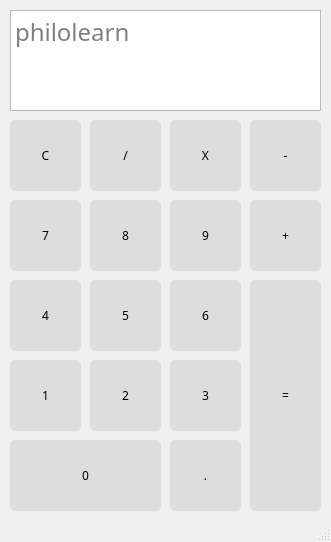
<?xml version="1.0" encoding="UTF-8"?>
<ui version="4.0">
 <class>calculator</class>
 <widget class="QMainWindow" name="calculator">
  <property name="geometry">
   <rect>
    <x>0</x>
    <y>0</y>
    <width>331</width>
    <height>542</height>
   </rect>
  </property>
  <property name="minimumSize">
   <size>
    <width>331</width>
    <height>542</height>
   </size>
  </property>
  <property name="maximumSize">
   <size>
    <width>331</width>
    <height>542</height>
   </size>
  </property>
  <property name="font">
   <font>
    <family>Century Gothic</family>
   </font>
  </property>
  <property name="windowTitle">
   <string>PhiloLearn Calculator</string>
  </property>
  <property name="styleSheet">
   <string notr="true">* {
font-family:Century Gothic;

}

QPushButton{
background-color:#ddd;
border:#aaa;
border-radius:5px;
}

QPushButton:hover{
background-color:#aaa;
border:#aaa;

}

QTextBrowser{
font-size:24px;
}</string>
  </property>
  <widget class="QWidget" name="centralwidget">
   <widget class="QTextBrowser" name="textBrowser">
    <property name="geometry">
     <rect>
      <x>10</x>
      <y>10</y>
      <width>311</width>
      <height>101</height>
     </rect>
    </property>
    <property name="placeholderText">
     <string>philolearn</string>
    </property>
   </widget>
   <widget class="QPushButton" name="seven">
    <property name="geometry">
     <rect>
      <x>10</x>
      <y>200</y>
      <width>71</width>
      <height>71</height>
     </rect>
    </property>
    <property name="text">
     <string>7</string>
    </property>
   </widget>
   <widget class="QPushButton" name="eight">
    <property name="geometry">
     <rect>
      <x>90</x>
      <y>200</y>
      <width>71</width>
      <height>71</height>
     </rect>
    </property>
    <property name="text">
     <string>8</string>
    </property>
   </widget>
   <widget class="QPushButton" name="pushButton_3">
    <property name="geometry">
     <rect>
      <x>170</x>
      <y>200</y>
      <width>71</width>
      <height>71</height>
     </rect>
    </property>
    <property name="text">
     <string>9</string>
    </property>
   </widget>
   <widget class="QPushButton" name="plus">
    <property name="geometry">
     <rect>
      <x>250</x>
      <y>200</y>
      <width>71</width>
      <height>71</height>
     </rect>
    </property>
    <property name="text">
     <string>+</string>
    </property>
   </widget>
   <widget class="QPushButton" name="one">
    <property name="geometry">
     <rect>
      <x>10</x>
      <y>360</y>
      <width>71</width>
      <height>71</height>
     </rect>
    </property>
    <property name="text">
     <string>1</string>
    </property>
   </widget>
   <widget class="QPushButton" name="three">
    <property name="geometry">
     <rect>
      <x>170</x>
      <y>360</y>
      <width>71</width>
      <height>71</height>
     </rect>
    </property>
    <property name="text">
     <string>3</string>
    </property>
   </widget>
   <widget class="QPushButton" name="two">
    <property name="geometry">
     <rect>
      <x>90</x>
      <y>360</y>
      <width>71</width>
      <height>71</height>
     </rect>
    </property>
    <property name="text">
     <string>2</string>
    </property>
   </widget>
   <widget class="QPushButton" name="five">
    <property name="geometry">
     <rect>
      <x>90</x>
      <y>280</y>
      <width>71</width>
      <height>71</height>
     </rect>
    </property>
    <property name="text">
     <string>5</string>
    </property>
   </widget>
   <widget class="QPushButton" name="equal">
    <property name="geometry">
     <rect>
      <x>250</x>
      <y>280</y>
      <width>71</width>
      <height>231</height>
     </rect>
    </property>
    <property name="text">
     <string>=</string>
    </property>
   </widget>
   <widget class="QPushButton" name="four">
    <property name="geometry">
     <rect>
      <x>10</x>
      <y>280</y>
      <width>71</width>
      <height>71</height>
     </rect>
    </property>
    <property name="text">
     <string>4</string>
    </property>
   </widget>
   <widget class="QPushButton" name="six">
    <property name="geometry">
     <rect>
      <x>170</x>
      <y>280</y>
      <width>71</width>
      <height>71</height>
     </rect>
    </property>
    <property name="text">
     <string>6</string>
    </property>
   </widget>
   <widget class="QPushButton" name="ziro">
    <property name="geometry">
     <rect>
      <x>10</x>
      <y>440</y>
      <width>151</width>
      <height>71</height>
     </rect>
    </property>
    <property name="text">
     <string>0</string>
    </property>
   </widget>
   <widget class="QPushButton" name="Decimal">
    <property name="geometry">
     <rect>
      <x>170</x>
      <y>440</y>
      <width>71</width>
      <height>71</height>
     </rect>
    </property>
    <property name="text">
     <string>.</string>
    </property>
   </widget>
   <widget class="QPushButton" name="multiply">
    <property name="geometry">
     <rect>
      <x>170</x>
      <y>120</y>
      <width>71</width>
      <height>71</height>
     </rect>
    </property>
    <property name="text">
     <string>X</string>
    </property>
   </widget>
   <widget class="QPushButton" name="pushButton">
    <property name="geometry">
     <rect>
      <x>10</x>
      <y>120</y>
      <width>71</width>
      <height>71</height>
     </rect>
    </property>
    <property name="text">
     <string>C</string>
    </property>
   </widget>
   <widget class="QPushButton" name="Division">
    <property name="geometry">
     <rect>
      <x>90</x>
      <y>120</y>
      <width>71</width>
      <height>71</height>
     </rect>
    </property>
    <property name="text">
     <string>/</string>
    </property>
   </widget>
   <widget class="QPushButton" name="minus">
    <property name="geometry">
     <rect>
      <x>250</x>
      <y>120</y>
      <width>71</width>
      <height>71</height>
     </rect>
    </property>
    <property name="text">
     <string>-</string>
    </property>
   </widget>
  </widget>
  <widget class="QStatusBar" name="statusbar"/>
 </widget>
 <resources/>
 <connections/>
</ui>
